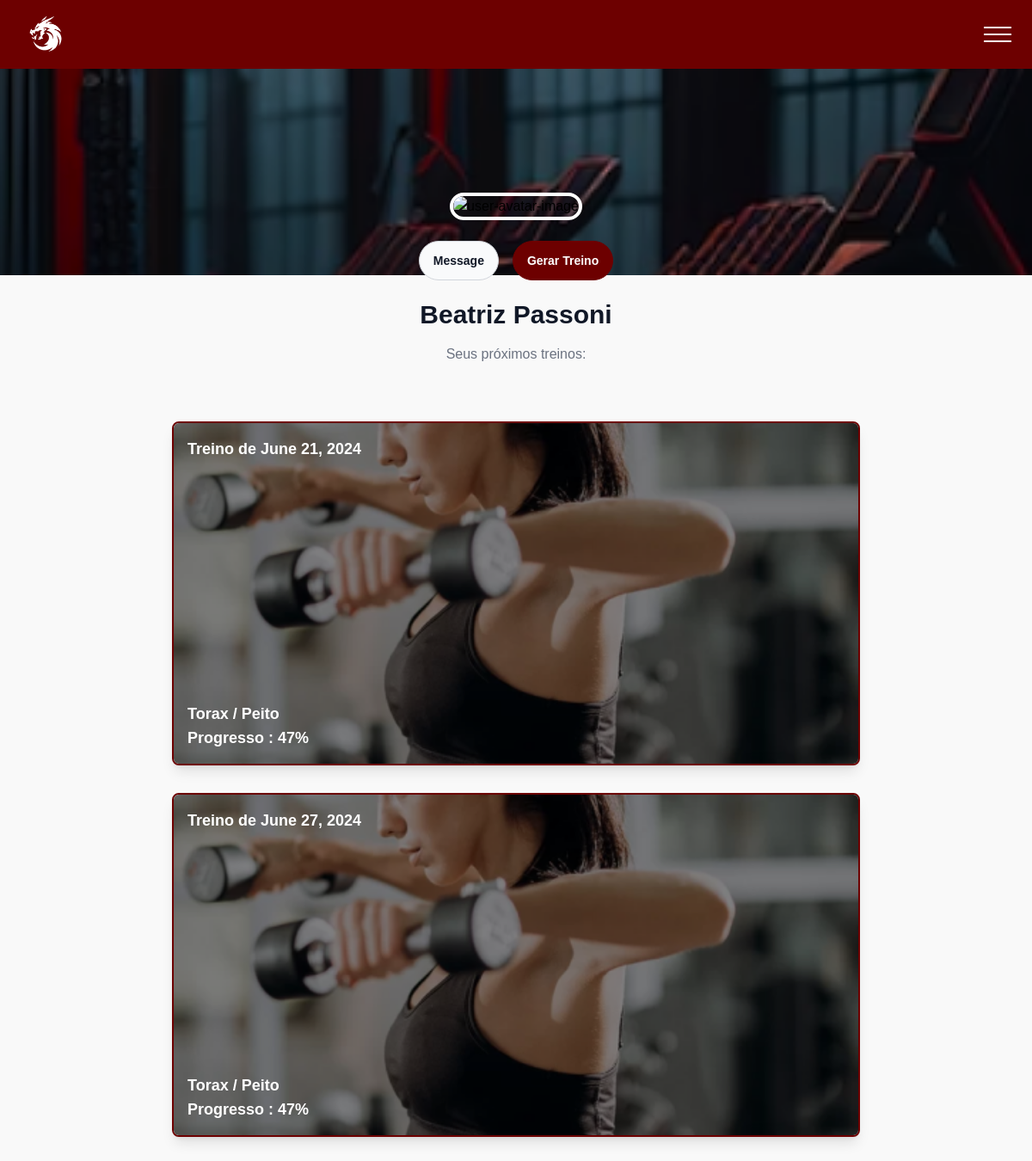
Page /user/default/ (signed in) on the earlier database version.
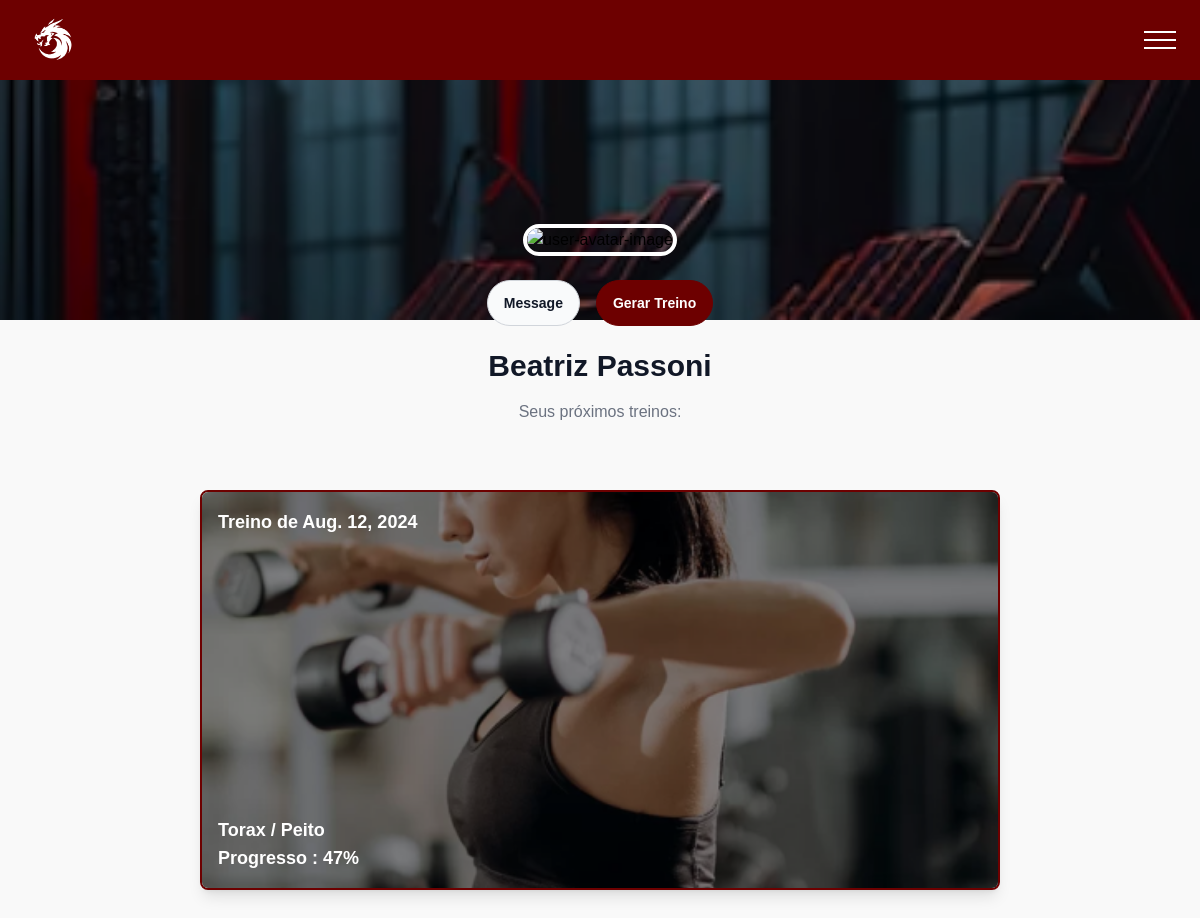
Same page on the later database version.
### treino/models.py (models this page shows, shortened)
class Treino(models.Model):
    aluno = models.ForeignKey(Aluno, on_delete=models.CASCADE)
    personal = models.ForeignKey(CustomUser,null=True ,on_delete=models.CASCADE)
    data = models.DateField()
    concluido = models.BooleanField(default=False)
    aceitou = models.BooleanField(default=False, null=True)

### user/views.py (the view)
# urls.py: path('default/', views.default_view, name='default_view'),
def default_view(request):
    if request.user.groups.filter(name='Default').exists():
        aluno = get_object_or_404(Aluno, user=request.user)
        print(Treino.objects.filter(aluno=aluno, concluido=False, aceitou=False).count())
        return render(request, "default.html", context={
            "user" : f"{request.user.nome}",
            "treinos" : Treino.objects.filter(aluno=aluno, concluido=False, aceitou=True),
            "treino_pendente" : Treino.objects.filter(aluno=aluno, concluido=False, aceitou=False).count()
        })
    else:
        return redirect('admin-home')

### TEMPLATES/default.html (shortened to what this page needs)
{% load static %}
<!DOCTYPE html>
<html lang="en">
<head>
</head>
<body>
    <header class="bg-[#6D0000] flex justify-between items-center px-6 py-4">
        <div>
            <img src="{% static 'images/logoLogin.png' %}" alt="Logo" class="h-12">
        </div>
        <div class="space-y-1.5">
            <div class="w-8 h-0.5 bg-white"></div>
            <div class="w-8 h-0.5 bg-white"></div>
            <div class="w-8 h-0.5 bg-white"></div>
        </div>
    </header>
    <section class="relative pt-0 pb-24">
        <img src="{% static 'images/backgroundLogo.png' %}" alt="cover-image" class="w-full h-60 absolute top-0 left-0 z-0 object-cover object-center">
        <div class="w-full max-w-7xl mx-auto px-6 md:px-8 relative z-10 pt-36">
            <div class="flex items-center justify-center mb-6">
                <img src="https://pagedone.io/asset/uploads/1705471668.png" alt="user-avatar-image" class="border-4 border-solid border-white rounded-full">
            </div>
            <div class="flex flex-col sm:flex-row sm:gap-5 items-center justify-center mb-5">
                <div class="flex items-center gap-4">
                    <button
                        class="rounded-full border border-solid border-gray-300 bg-gray-50 py-3 px-4 text-sm font-semibold text-gray-900 shadow-sm shadow-transparent transition-all duration-500 hover:shadow-gray-50 hover:bg-gray-100 hover:border-gray-300">Message</button>
                    <a href="{% url 'aluno-gerar-treino' %}">
                        <button
                            class="rounded-full border border-solid border-[#6D0000] bg-[#6D0000] py-3 px-4 text-sm font-semibold text-white whitespace-nowrap shadow-sm shadow-transparent transition-all duration-500 hover:shadow-gray-200 hover:bg-[#8B0000] hover:border-[#8B0000]">
                            Gerar Treino
                        </button>
                    </a>
                </div>
            </div>
            <h3 class="text-center font-manrope font-bold text-3xl leading-10 text-gray-900 mb-3">{{ user }}</h3>
            <p class="font-normal text-base leading-7 text-gray-500 text-center mb-8">Seus próximos treinos:</p>
        </div>
        <div class="max-w-4xl mx-auto py-8">
            <div class="grid gap-8 justify-items-center">
                {% for treino in treinos %}
                <div class="bg-white rounded-lg shadow-lg overflow-hidden relative border-2" style="height: 25rem; width: 50rem; border-color: #6D0000;">
                    <img src="{% static 'images/elevacao-lateral.png' %}" class="w-full h-full object-cover">
                    <div class="absolute inset-0 bg-black bg-opacity-50 p-4 flex flex-col justify-between">
                        <a href="{% url 'detalhe-treino' treino.id %}"><h2 class="text-lg font-bold text-white">Treino de {{ treino.data }}</h2></a>
                        <div>
                            <h2 class="text-lg font-bold text-white">Torax / Peito</h2>
                            <h2 class="text-lg font-bold text-white">Progresso : 47%</h2>
                        </div>
                    </div>
                </div>
                {% endfor %}
            </div>
        </div>
    </section>
<script src="https://cdn.tailwindcss.com"></script>
</body>
</html>

Differences in the rows shown:
no longer on this page (row edited): Treino: data "June 21, 2024"
no longer on this page (row edited): Treino: data "June 27, 2024"
added Treino: data "Aug. 12, 2024"
